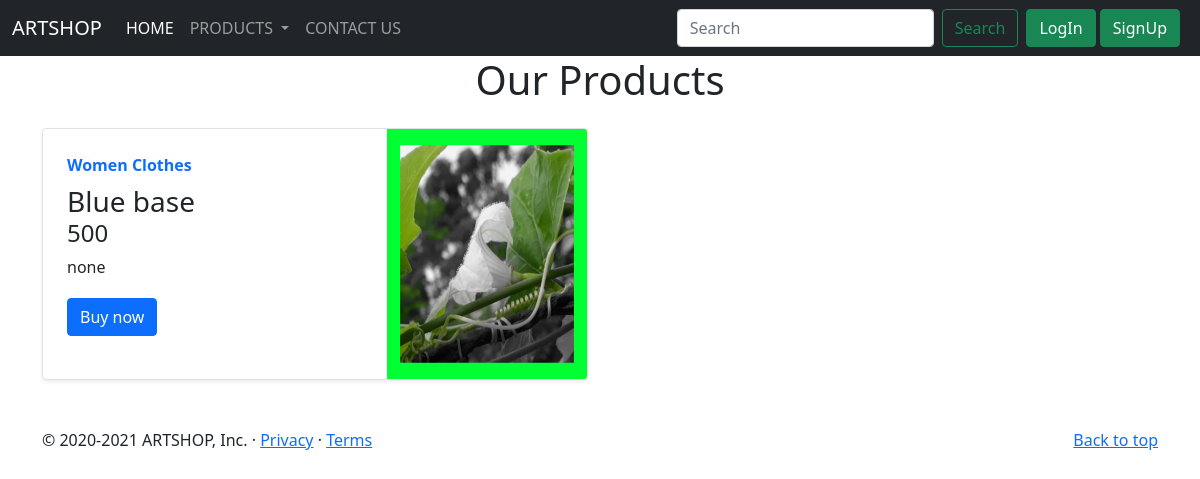
The page /products/Women Clothes/ on the database its author committed.
### shopping/models.py (models this page shows, shortened)
class product(models.Model):
    name=models.CharField(max_length=50)
    price=models.IntegerField(default=0)
    decription=models.CharField(max_length=500,default='')
    image=models.ImageField(upload_to='Uploades')
    cat=models.ForeignKey(catagory,on_delete=models.CASCADE,default=1)

class catagory(models.Model):
    name=models.CharField( max_length=50)
    def __str__(self):
        return self.name

### shopping/views.py (the view)
# urls.py: path('products/<catagoryu>/', productv, name='productl'),
def productv(request,catagoryu):
	d=product.objects.filter(cat=catagory.objects.filter(name=catagoryu).get().pk)
	message= False
	if  d is None :
		message='No Product available'
	c={	'messageb':message,
		'b':product.objects.filter(cat=catagory.objects.filter(name=catagoryu).get().pk),
		'catagory':catagory.objects.all(),
		}
	return render(request,'products.html',c)

### shopping/templates/products.html (shortened to what this page needs)
{% extends 'index.html' %}
{% block content1 %}
  {% if b %}
  <h1 class="text-center">
    Our Products
</h1>
   <div class="container my-4 mx-6">
    <div class="row mb-2">
    {% for i in b %}
      <div class="col-md-6">
                <div
                    class="row g-0 border rounded overflow-hidden flex-md-row mb-4 shadow-sm h-md-250 position-relative">
                    <div class="col p-4 d-flex flex-column position-static">
                        <strong class="d-inline-block mb-2 text-primary">{{i.cat}}</strong>
                        <h3 class="mb-0">{{i.name}}</h3>
                        <h4>{{i.price}}</h4>
                        <p class="card-text mb-auto">{{i.decription}} </p>
                        <div class="mb-auto">
                            <a href="{% url 'buy' productid=i.id %}" class="btn btn-primary">Buy now</a></div>
                    </div>
                    <div class="col-auto d-none d-lg-block">
                        <img class="bd-placeholder-img" width="200" height="250" src="{{i.image.url}}"
                            alt="{{i.image.url}}">
                    </div>
                </div>
            </div>
      {% endfor %}
    </div>
</div>
{%  include 'footer.html'  %}
  {% else %}
  <div class="alert alert-warning alert-dismissible fade show text-center" role="alert">
    <strong>No</strong> Product availavle
    <button type="button" class="btn-close" data-bs-dismiss="alert" aria-label="Close"></button>
  </div>
  {% endif %}
{% endblock content1 %}

### rows shown on the page
product: cat "Women Clothes", name "Blue base", price "500", decription "none", image (picture)
